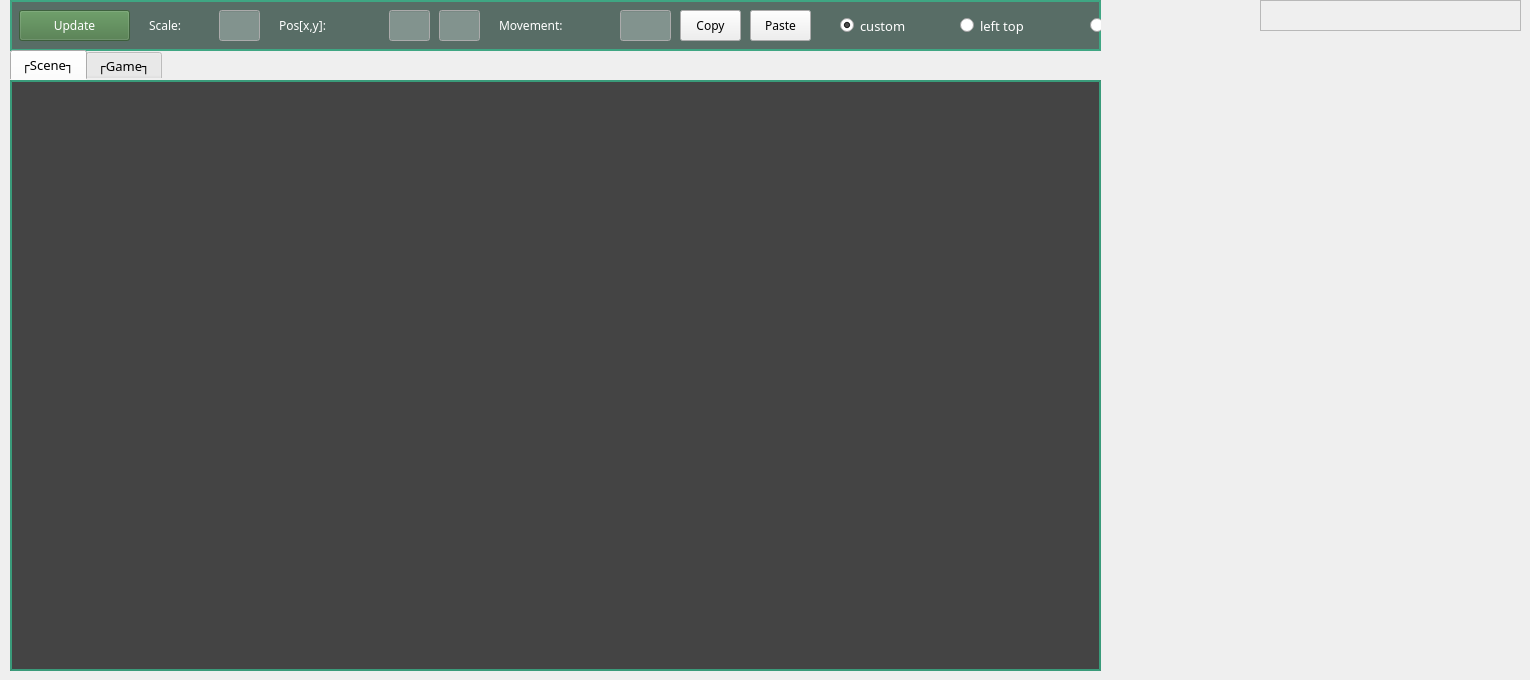
  <widget class="QWidget" name="centralwidget">
   <widget class="QFrame" name="frame_2">
    <property name="geometry">
     <rect>
      <x>1260</x>
      <y>0</y>
      <width>261</width>
      <height>31</height>
     </rect>
    </property>
    <property name="frameShape">
     <enum>QFrame::StyledPanel</enum>
    </property>
    <property name="frameShadow">
     <enum>QFrame::Raised</enum>
    </property>
   </widget>
   <widget class="QGroupBox" name="groupBoxSceneSett">
    <property name="geometry">
     <rect>
      <x>10</x>
      <y>0</y>
      <width>1091</width>
      <height>51</height>
     </rect>
    </property>
    <property name="palette">
     <palette>
      <active>
       <colorrole role="Button">
        <brush brushstyle="SolidPattern">
         <color alpha="190">
          <red>36</red>
          <green>65</green>
          <blue>55</blue>
         </color>
        </brush>
       </colorrole>
       <colorrole role="Base">
        <brush brushstyle="SolidPattern">
         <color alpha="190">
          <red>36</red>
          <green>65</green>
          <blue>55</blue>
         </color>
        </brush>
       </colorrole>
       <colorrole role="Window">
        <brush brushstyle="SolidPattern">
         <color alpha="190">
          <red>36</red>
          <green>65</green>
          <blue>55</blue>
         </color>
        </brush>
       </colorrole>
      </active>
      <inactive>
       <colorrole role="Button">
        <brush brushstyle="SolidPattern">
         <color alpha="190">
          <red>36</red>
          <green>65</green>
          <blue>55</blue>
         </color>
        </brush>
       </colorrole>
       <colorrole role="Base">
        <brush brushstyle="SolidPattern">
         <color alpha="190">
          <red>36</red>
          <green>65</green>
          <blue>55</blue>
         </color>
        </brush>
       </colorrole>
       <colorrole role="Window">
        <brush brushstyle="SolidPattern">
         <color alpha="190">
          <red>36</red>
          <green>65</green>
          <blue>55</blue>
         </color>
        </brush>
       </colorrole>
      </inactive>
      <disabled>
       <colorrole role="Button">
        <brush brushstyle="SolidPattern">
         <color alpha="190">
          <red>36</red>
          <green>65</green>
          <blue>55</blue>
         </color>
        </brush>
       </colorrole>
       <colorrole role="Base">
        <brush brushstyle="SolidPattern">
         <color alpha="190">
          <red>36</red>
          <green>65</green>
          <blue>55</blue>
         </color>
        </brush>
       </colorrole>
       <colorrole role="Window">
        <brush brushstyle="SolidPattern">
         <color alpha="190">
          <red>36</red>
          <green>65</green>
          <blue>55</blue>
         </color>
        </brush>
       </colorrole>
      </disabled>
     </palette>
    </property>
    <property name="font">
     <font>
      <family>OCR A Extended</family>
      <pointsize>9</pointsize>
     </font>
    </property>
    <property name="autoFillBackground">
     <bool>false</bool>
    </property>
    <property name="styleSheet">
     <string notr="true">QGroupBox
{
	background-color: rgb(36,65,55,190);
	border: 2px solid rgb(55,185,141,190);
}</string>
    </property>
    <property name="title">
     <string/>
    </property>
    <widget class="QRadioButton" name="radioButton_4">
     <property name="geometry">
      <rect>
       <x>950</x>
       <y>10</y>
       <width>131</width>
       <height>31</height>
      </rect>
     </property>
     <property name="palette">
      <palette>
       <active>
        <colorrole role="WindowText">
         <brush brushstyle="SolidPattern">
          <color alpha="255">
           <red>255</red>
           <green>255</green>
           <blue>255</blue>
          </color>
         </brush>
        </colorrole>
       </active>
       <inactive>
        <colorrole role="WindowText">
         <brush brushstyle="SolidPattern">
          <color alpha="255">
           <red>255</red>
           <green>255</green>
           <blue>255</blue>
          </color>
         </brush>
        </colorrole>
       </inactive>
       <disabled>
        <colorrole role="WindowText">
         <brush brushstyle="SolidPattern">
          <color alpha="255">
           <red>120</red>
           <green>120</green>
           <blue>120</blue>
          </color>
         </brush>
        </colorrole>
       </disabled>
      </palette>
     </property>
     <property name="font">
      <font>
       <family>OCR A Extended</family>
       <pointsize>10</pointsize>
      </font>
     </property>
     <property name="text">
      <string>left top</string>
     </property>
     <property name="checked">
      <bool>false</bool>
     </property>
    </widget>
    <widget class="QLabel" name="label_7">
     <property name="geometry">
      <rect>
       <x>269</x>
       <y>10</y>
       <width>101</width>
       <height>31</height>
      </rect>
     </property>
     <property name="palette">
      <palette>
       <active>
        <colorrole role="WindowText">
         <brush brushstyle="SolidPattern">
          <color alpha="255">
           <red>255</red>
           <green>255</green>
           <blue>255</blue>
          </color>
         </brush>
        </colorrole>
        <colorrole role="Text">
         <brush brushstyle="SolidPattern">
          <color alpha="255">
           <red>0</red>
           <green>0</green>
           <blue>0</blue>
          </color>
         </brush>
        </colorrole>
       </active>
       <inactive>
        <colorrole role="WindowText">
         <brush brushstyle="SolidPattern">
          <color alpha="255">
           <red>255</red>
           <green>255</green>
           <blue>255</blue>
          </color>
         </brush>
        </colorrole>
        <colorrole role="Text">
         <brush brushstyle="SolidPattern">
          <color alpha="255">
           <red>0</red>
           <green>0</green>
           <blue>0</blue>
          </color>
         </brush>
        </colorrole>
       </inactive>
       <disabled>
        <colorrole role="WindowText">
         <brush brushstyle="SolidPattern">
          <color alpha="255">
           <red>120</red>
           <green>120</green>
           <blue>120</blue>
          </color>
         </brush>
        </colorrole>
        <colorrole role="Text">
         <brush brushstyle="SolidPattern">
          <color alpha="255">
           <red>120</red>
           <green>120</green>
           <blue>120</blue>
          </color>
         </brush>
        </colorrole>
       </disabled>
      </palette>
     </property>
     <property name="font">
      <font>
       <family>OCR A Extended</family>
       <pointsize>9</pointsize>
      </font>
     </property>
     <property name="text">
      <string>Pos[x,y]:</string>
     </property>
    </widget>
    <widget class="QLineEdit" name="lineEditPosY">
     <property name="geometry">
      <rect>
       <x>429</x>
       <y>10</y>
       <width>41</width>
       <height>31</height>
      </rect>
     </property>
     <property name="palette">
      <palette>
       <active>
        <colorrole role="Base">
         <brush brushstyle="SolidPattern">
          <color alpha="210">
           <red>138</red>
           <green>156</green>
           <blue>151</blue>
          </color>
         </brush>
        </colorrole>
       </active>
       <inactive>
        <colorrole role="Base">
         <brush brushstyle="SolidPattern">
          <color alpha="210">
           <red>138</red>
           <green>156</green>
           <blue>151</blue>
          </color>
         </brush>
        </colorrole>
       </inactive>
       <disabled>
        <colorrole role="Base">
         <brush brushstyle="SolidPattern">
          <color alpha="255">
           <red>52</red>
           <green>96</green>
           <blue>94</blue>
          </color>
         </brush>
        </colorrole>
       </disabled>
      </palette>
     </property>
     <property name="font">
      <font>
       <family>OCR A Extended</family>
       <pointsize>9</pointsize>
      </font>
     </property>
    </widget>
    <widget class="QLabel" name="label_9">
     <property name="geometry">
      <rect>
       <x>489</x>
       <y>10</y>
       <width>101</width>
       <height>31</height>
      </rect>
     </property>
     <property name="palette">
      <palette>
       <active>
        <colorrole role="WindowText">
         <brush brushstyle="SolidPattern">
          <color alpha="255">
           <red>255</red>
           <green>255</green>
           <blue>255</blue>
          </color>
         </brush>
        </colorrole>
        <colorrole role="Text">
         <brush brushstyle="SolidPattern">
          <color alpha="255">
           <red>0</red>
           <green>0</green>
           <blue>0</blue>
          </color>
         </brush>
        </colorrole>
       </active>
       <inactive>
        <colorrole role="WindowText">
         <brush brushstyle="SolidPattern">
          <color alpha="255">
           <red>255</red>
           <green>255</green>
           <blue>255</blue>
          </color>
         </brush>
        </colorrole>
        <colorrole role="Text">
         <brush brushstyle="SolidPattern">
          <color alpha="255">
           <red>0</red>
           <green>0</green>
           <blue>0</blue>
          </color>
         </brush>
        </colorrole>
       </inactive>
       <disabled>
        <colorrole role="WindowText">
         <brush brushstyle="SolidPattern">
          <color alpha="255">
           <red>120</red>
           <green>120</green>
           <blue>120</blue>
          </color>
         </brush>
        </colorrole>
        <colorrole role="Text">
         <brush brushstyle="SolidPattern">
          <color alpha="255">
           <red>120</red>
           <green>120</green>
           <blue>120</blue>
          </color>
         </brush>
        </colorrole>
       </disabled>
      </palette>
     </property>
     <property name="font">
      <font>
       <family>OCR A Extended</family>
       <pointsize>9</pointsize>
      </font>
     </property>
     <property name="text">
      <string>Movement:</string>
     </property>
    </widget>
    <widget class="QLineEdit" name="lineEditMove">
     <property name="geometry">
      <rect>
       <x>610</x>
       <y>10</y>
       <width>51</width>
       <height>31</height>
      </rect>
     </property>
     <property name="palette">
      <palette>
       <active>
        <colorrole role="Base">
         <brush brushstyle="SolidPattern">
          <color alpha="210">
           <red>138</red>
           <green>156</green>
           <blue>151</blue>
          </color>
         </brush>
        </colorrole>
       </active>
       <inactive>
        <colorrole role="Base">
         <brush brushstyle="SolidPattern">
          <color alpha="210">
           <red>138</red>
           <green>156</green>
           <blue>151</blue>
          </color>
         </brush>
        </colorrole>
       </inactive>
       <disabled>
        <colorrole role="Base">
         <brush brushstyle="SolidPattern">
          <color alpha="255">
           <red>52</red>
           <green>96</green>
           <blue>94</blue>
          </color>
         </brush>
        </colorrole>
       </disabled>
      </palette>
     </property>
     <property name="font">
      <font>
       <family>OCR A Extended</family>
       <pointsize>9</pointsize>
      </font>
     </property>
    </widget>
    <widget class="QLabel" name="label_8">
     <property name="geometry">
      <rect>
       <x>139</x>
       <y>10</y>
       <width>61</width>
       <height>31</height>
      </rect>
     </property>
     <property name="palette">
      <palette>
       <active>
        <colorrole role="WindowText">
         <brush brushstyle="SolidPattern">
          <color alpha="255">
           <red>255</red>
           <green>255</green>
           <blue>255</blue>
          </color>
         </brush>
        </colorrole>
        <colorrole role="Text">
         <brush brushstyle="SolidPattern">
          <color alpha="255">
           <red>0</red>
           <green>0</green>
           <blue>0</blue>
          </color>
         </brush>
        </colorrole>
       </active>
       <inactive>
        <colorrole role="WindowText">
         <brush brushstyle="SolidPattern">
          <color alpha="255">
           <red>255</red>
           <green>255</green>
           <blue>255</blue>
          </color>
         </brush>
        </colorrole>
        <colorrole role="Text">
         <brush brushstyle="SolidPattern">
          <color alpha="255">
           <red>0</red>
           <green>0</green>
           <blue>0</blue>
          </color>
         </brush>
        </colorrole>
       </inactive>
       <disabled>
        <colorrole role="WindowText">
         <brush brushstyle="SolidPattern">
          <color alpha="255">
           <red>120</red>
           <green>120</green>
           <blue>120</blue>
          </color>
         </brush>
        </colorrole>
        <colorrole role="Text">
         <brush brushstyle="SolidPattern">
          <color alpha="255">
           <red>120</red>
           <green>120</green>
           <blue>120</blue>
          </color>
         </brush>
        </colorrole>
       </disabled>
      </palette>
     </property>
     <property name="font">
      <font>
       <family>OCR A Extended</family>
       <pointsize>9</pointsize>
      </font>
     </property>
     <property name="text">
      <string>Scale:</string>
     </property>
    </widget>
    <widget class="QPushButton" name="pushButtonSave_4">
     <property name="geometry">
      <rect>
       <x>9</x>
       <y>10</y>
       <width>111</width>
       <height>31</height>
      </rect>
     </property>
     <property name="palette">
      <palette>
       <active>
        <colorrole role="WindowText">
         <brush brushstyle="SolidPattern">
          <color alpha="255">
           <red>255</red>
           <green>255</green>
           <blue>255</blue>
          </color>
         </brush>
        </colorrole>
        <colorrole role="Button">
         <brush brushstyle="SolidPattern">
          <color alpha="190">
           <red>70</red>
           <green>118</green>
           <blue>66</blue>
          </color>
         </brush>
        </colorrole>
        <colorrole role="Text">
         <brush brushstyle="SolidPattern">
          <color alpha="255">
           <red>255</red>
           <green>255</green>
           <blue>255</blue>
          </color>
         </brush>
        </colorrole>
        <colorrole role="ButtonText">
         <brush brushstyle="SolidPattern">
          <color alpha="255">
           <red>255</red>
           <green>255</green>
           <blue>255</blue>
          </color>
         </brush>
        </colorrole>
        <colorrole role="Base">
         <brush brushstyle="SolidPattern">
          <color alpha="190">
           <red>70</red>
           <green>118</green>
           <blue>66</blue>
          </color>
         </brush>
        </colorrole>
        <colorrole role="Window">
         <brush brushstyle="SolidPattern">
          <color alpha="190">
           <red>70</red>
           <green>118</green>
           <blue>66</blue>
          </color>
         </brush>
        </colorrole>
        <colorrole role="AlternateBase">
         <brush brushstyle="SolidPattern">
          <color alpha="255">
           <red>164</red>
           <green>164</green>
           <blue>164</blue>
          </color>
         </brush>
        </colorrole>
       </active>
       <inactive>
        <colorrole role="WindowText">
         <brush brushstyle="SolidPattern">
          <color alpha="255">
           <red>255</red>
           <green>255</green>
           <blue>255</blue>
          </color>
         </brush>
        </colorrole>
        <colorrole role="Button">
         <brush brushstyle="SolidPattern">
          <color alpha="190">
           <red>70</red>
           <green>118</green>
           <blue>66</blue>
          </color>
         </brush>
        </colorrole>
        <colorrole role="Text">
         <brush brushstyle="SolidPattern">
          <color alpha="255">
           <red>255</red>
           <green>255</green>
           <blue>255</blue>
          </color>
         </brush>
        </colorrole>
        <colorrole role="ButtonText">
         <brush brushstyle="SolidPattern">
          <color alpha="255">
           <red>255</red>
           <green>255</green>
           <blue>255</blue>
          </color>
         </brush>
        </colorrole>
        <colorrole role="Base">
         <brush brushstyle="SolidPattern">
          <color alpha="190">
           <red>70</red>
           <green>118</green>
           <blue>66</blue>
          </color>
         </brush>
        </colorrole>
        <colorrole role="Window">
         <brush brushstyle="SolidPattern">
          <color alpha="190">
           <red>70</red>
           <green>118</green>
           <blue>66</blue>
          </color>
         </brush>
        </colorrole>
        <colorrole role="AlternateBase">
         <brush brushstyle="SolidPattern">
          <color alpha="255">
           <red>164</red>
           <green>164</green>
           <blue>164</blue>
          </color>
         </brush>
        </colorrole>
       </inactive>
       <disabled>
        <colorrole role="WindowText">
         <brush brushstyle="SolidPattern">
          <color alpha="255">
           <red>255</red>
           <green>255</green>
           <blue>255</blue>
          </color>
         </brush>
        </colorrole>
        <colorrole role="Button">
         <brush brushstyle="SolidPattern">
          <color alpha="190">
           <red>70</red>
           <green>118</green>
           <blue>66</blue>
          </color>
         </brush>
        </colorrole>
        <colorrole role="Text">
         <brush brushstyle="SolidPattern">
          <color alpha="255">
           <red>255</red>
           <green>255</green>
           <blue>255</blue>
          </color>
         </brush>
        </colorrole>
        <colorrole role="ButtonText">
         <brush brushstyle="SolidPattern">
          <color alpha="255">
           <red>255</red>
           <green>255</green>
           <blue>255</blue>
          </color>
         </brush>
        </colorrole>
        <colorrole role="Base">
         <brush brushstyle="SolidPattern">
          <color alpha="190">
           <red>70</red>
           <green>118</green>
           <blue>66</blue>
          </color>
         </brush>
        </colorrole>
        <colorrole role="Window">
         <brush brushstyle="SolidPattern">
          <color alpha="190">
           <red>70</red>
           <green>118</green>
           <blue>66</blue>
          </color>
         </brush>
        </colorrole>
        <colorrole role="AlternateBase">
         <brush brushstyle="SolidPattern">
          <color alpha="255">
           <red>164</red>
           <green>164</green>
           <blue>164</blue>
          </color>
         </brush>
        </colorrole>
       </disabled>
      </palette>
     </property>
     <property name="font">
      <font>
       <family>OCR A Extended</family>
       <pointsize>9</pointsize>
      </font>
     </property>
     <property name="text">
      <string>Update</string>
     </property>
    </widget>
    <widget class="QLineEdit" name="lineEditScale">
     <property name="geometry">
      <rect>
       <x>209</x>
       <y>10</y>
       <width>41</width>
       <height>31</height>
      </rect>
     </property>
     <property name="palette">
      <palette>
       <active>
        <colorrole role="Base">
         <brush brushstyle="SolidPattern">
          <color alpha="210">
           <red>138</red>
           <green>156</green>
           <blue>151</blue>
          </color>
         </brush>
        </colorrole>
       </active>
       <inactive>
        <colorrole role="Base">
         <brush brushstyle="SolidPattern">
          <color alpha="210">
           <red>138</red>
           <green>156</green>
           <blue>151</blue>
          </color>
         </brush>
        </colorrole>
       </inactive>
       <disabled>
        <colorrole role="Base">
         <brush brushstyle="SolidPattern">
          <color alpha="255">
           <red>52</red>
           <green>96</green>
           <blue>94</blue>
          </color>
         </brush>
        </colorrole>
       </disabled>
      </palette>
     </property>
     <property name="font">
      <font>
       <family>OCR A Extended</family>
       <pointsize>9</pointsize>
      </font>
     </property>
    </widget>
    <widget class="QLineEdit" name="lineEditPosX">
     <property name="geometry">
      <rect>
       <x>379</x>
       <y>10</y>
       <width>41</width>
       <height>31</height>
      </rect>
     </property>
     <property name="palette">
      <palette>
       <active>
        <colorrole role="Base">
         <brush brushstyle="SolidPattern">
          <color alpha="210">
           <red>138</red>
           <green>156</green>
           <blue>151</blue>
          </color>
         </brush>
        </colorrole>
       </active>
       <inactive>
        <colorrole role="Base">
         <brush brushstyle="SolidPattern">
          <color alpha="210">
           <red>138</red>
           <green>156</green>
           <blue>151</blue>
          </color>
         </brush>
        </colorrole>
       </inactive>
       <disabled>
        <colorrole role="Base">
         <brush brushstyle="SolidPattern">
          <color alpha="255">
           <red>52</red>
           <green>96</green>
           <blue>94</blue>
          </color>
         </brush>
        </colorrole>
       </disabled>
      </palette>
     </property>
     <property name="font">
      <font>
       <family>OCR A Extended</family>
       <pointsize>9</pointsize>
      </font>
     </property>
    </widget>
    <widget class="QPushButton" name="pushButtonPaste">
     <property name="geometry">
      <rect>
       <x>740</x>
       <y>10</y>
       <width>61</width>
       <height>31</height>
      </rect>
     </property>
     <property name="font">
      <font>
       <family>OCR A Extended</family>
       <pointsize>9</pointsize>
      </font>
     </property>
     <property name="text">
      <string>Paste</string>
     </property>
    </widget>
    <widget class="QPushButton" name="pushButtonCopy">
     <property name="geometry">
      <rect>
       <x>670</x>
       <y>10</y>
       <width>61</width>
       <height>31</height>
      </rect>
     </property>
     <property name="font">
      <font>
       <family>OCR A Extended</family>
       <pointsize>9</pointsize>
      </font>
     </property>
     <property name="text">
      <string>Copy</string>
     </property>
    </widget>
    <widget class="QRadioButton" name="radioButton_3">
     <property name="geometry">
      <rect>
       <x>1080</x>
       <y>10</y>
       <width>121</width>
       <height>31</height>
      </rect>
     </property>
     <property name="palette">
      <palette>
       <active>
        <colorrole role="WindowText">
         <brush brushstyle="SolidPattern">
          <color alpha="255">
           <red>255</red>
           <green>255</green>
           <blue>255</blue>
          </color>
         </brush>
        </colorrole>
       </active>
       <inactive>
        <colorrole role="WindowText">
         <brush brushstyle="SolidPattern">
          <color alpha="255">
           <red>255</red>
           <green>255</green>
           <blue>255</blue>
          </color>
         </brush>
        </colorrole>
       </inactive>
       <disabled>
        <colorrole role="WindowText">
         <brush brushstyle="SolidPattern">
          <color alpha="255">
           <red>120</red>
           <green>120</green>
           <blue>120</blue>
          </color>
         </brush>
        </colorrole>
       </disabled>
      </palette>
     </property>
     <property name="font">
      <font>
       <family>OCR A Extended</family>
       <pointsize>10</pointsize>
      </font>
     </property>
     <property name="text">
      <string>center</string>
     </property>
    </widget>
    <widget class="QRadioButton" name="radioButton_5">
     <property name="geometry">
      <rect>
       <x>830</x>
       <y>10</y>
       <width>121</width>
       <height>31</height>
      </rect>
     </property>
     <property name="palette">
      <palette>
       <active>
        <colorrole role="WindowText">
         <brush brushstyle="SolidPattern">
          <color alpha="255">
           <red>255</red>
           <green>255</green>
           <blue>255</blue>
          </color>
         </brush>
        </colorrole>
       </active>
       <inactive>
        <colorrole role="WindowText">
         <brush brushstyle="SolidPattern">
          <color alpha="255">
           <red>255</red>
           <green>255</green>
           <blue>255</blue>
          </color>
         </brush>
        </colorrole>
       </inactive>
       <disabled>
        <colorrole role="WindowText">
         <brush brushstyle="SolidPattern">
          <color alpha="255">
           <red>120</red>
           <green>120</green>
           <blue>120</blue>
          </color>
         </brush>
        </colorrole>
       </disabled>
      </palette>
     </property>
     <property name="font">
      <font>
       <family>OCR A Extended</family>
       <pointsize>10</pointsize>
      </font>
     </property>
     <property name="text">
      <string>custom</string>
     </property>
     <property name="checked">
      <bool>true</bool>
     </property>
    </widget>
   </widget>
   <widget class="QTabWidget" name="tabWidget">
    <property name="geometry">
     <rect>
      <x>10</x>
      <y>50</y>
      <width>1091</width>
      <height>621</height>
     </rect>
    </property>
    <property name="font">
     <font>
      <family>OCR A Extended</family>
      <pointsize>10</pointsize>
     </font>
    </property>
    <property name="styleSheet">
     <string notr="true">QTabWidget::pane
{
    border: 2px solid rgb(55,185,141,190);
    background-color: rgb(10, 10, 10, 190);
    color: rgb(255, 255, 255)
}</string>
    </property>
    <property name="currentIndex">
     <number>0</number>
    </property>
    <widget class="QWidget" name="tab_scene">
     <attribute name="title">
      <string>┌Scene┐</string>
     </attribute>
    </widget>
    <widget class="QWidget" name="tab_4">
     <attribute name="title">
      <string>┌Game┐</string>
     </attribute>
     <widget class="PlotWidget" name="graphicsView">
      <property name="geometry">
       <rect>
        <x>0</x>
        <y>40</y>
        <width>1091</width>
        <height>561</height>
       </rect>
      </property>
      <property name="font">
       <font>
        <family>CatV 6x12 9</family>
       </font>
      </property>
     </widget>
     <widget class="QLabel" name="label">
      <property name="geometry">
       <rect>
        <x>20</x>
        <y>0</y>
        <width>221</width>
        <height>41</height>
       </rect>
      </property>
      <property name="palette">
       <palette>
        <active>
         <colorrole role="WindowText">
          <brush brushstyle="SolidPattern">
           <color alpha="255">
            <red>255</red>
            <green>255</green>
            <blue>255</blue>
           </color>
          </brush>
         </colorrole>
        </active>
        <inactive>
         <colorrole role="WindowText">
          <brush brushstyle="SolidPattern">
           <color alpha="255">
            <red>255</red>
            <green>255</green>
            <blue>255</blue>
           </color>
          </brush>
         </colorrole>
        </inactive>
        <disabled>
         <colorrole role="WindowText">
          <brush brushstyle="SolidPattern">
           <color alpha="255">
            <red>120</red>
            <green>120</green>
            <blue>120</blue>
           </color>
          </brush>
         </colorrole>
        </disabled>
       </palette>
      </property>
      <property name="font">
       <font>
        <family>OCR A Extended</family>
        <pointsize>11</pointsize>
       </font>
      </property>
      <property name="text">
       <string>┌Fps statistics┐</string>
      </property>
     </widget>
    </widget>
   </widget>
  </widget>
